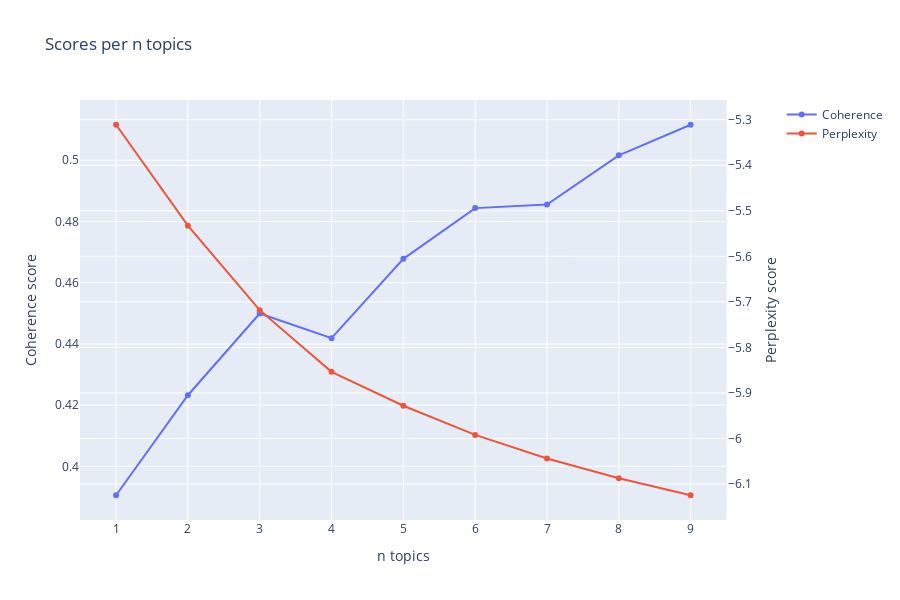

This figure's notebook cell:
### Markdown cell above
* We test various N topics in order to calculate the coherence and perplexity scores:

### Code cell
topics_range = list(range(1,10))
coherence_scores = list()
perplexity_scores = list()
lda_models = list()

for n_topics in topics_range:

    lda_model = LdaMulticore(
        corpus=corpus,
        id2word=dictionary,
        num_topics=n_topics,
        random_state=42,
        passes=10,
        workers=24
        )

    lda_models.append(lda_model)
    perplexity_scores.append(lda_model.log_perplexity(corpus))

    coherence_model = CoherenceModel(
        model=lda_model, 
        texts=texts,
        dictionary=dictionary,
        coherence='c_v'
        )

    coherence_scores.append(coherence_model.get_coherence())

fig = make_subplots(specs=[[{"secondary_y": True}]])
fig.add_trace(
    go.Scatter(x=topics_range, y=coherence_scores, name='Coherence'),
    secondary_y=False,
)
fig.add_trace(
    go.Scatter(x=topics_range, y=perplexity_scores, name='Perplexity'),
    secondary_y=True,
)
fig.update_layout(
    title_text=f"Scores per n topics"
)
fig.update_xaxes(title_text='n topics')
fig.update_yaxes(title_text="Coherence score", secondary_y=False)
fig.update_yaxes(title_text="Perplexity score", secondary_y=True)
fig.update_layout(height=600)
fig.show()

### Figure 1 — Plotly figure (JSON) as saved in the notebook; plotly's stock layout.template omitted (floating-point values rounded to 4 significant figures)
{"data": [{"name": "Coherence", "type": "scatter", "x": [1, 2, 3, 4, 5, 6, 7, 8, 9], "xaxis": "x", "y": [0.3906, 0.4232, 0.4499, 0.4419, 0.4678, 0.4844, 0.4855, 0.5016, 0.5116], "yaxis": "y"}, {"name": "Perplexity", "type": "scatter", "x": [1, 2, 3, 4, 5, 6, 7, 8, 9], "xaxis": "x", "y": [-5.311, -5.533, -5.718, -5.854, -5.928, -5.992, -6.044, -6.087, -6.125], "yaxis": "y2"}], "layout": {"height": 600, "title": {"text": "Scores per n topics"}, "xaxis": {"anchor": "y", "domain": [0, 0.94], "title": {"text": "n topics"}}, "yaxis": {"anchor": "x", "domain": [0, 1], "title": {"text": "Coherence score"}}, "yaxis2": {"anchor": "x", "overlaying": "y", "side": "right", "title": {"text": "Perplexity score"}}}}
